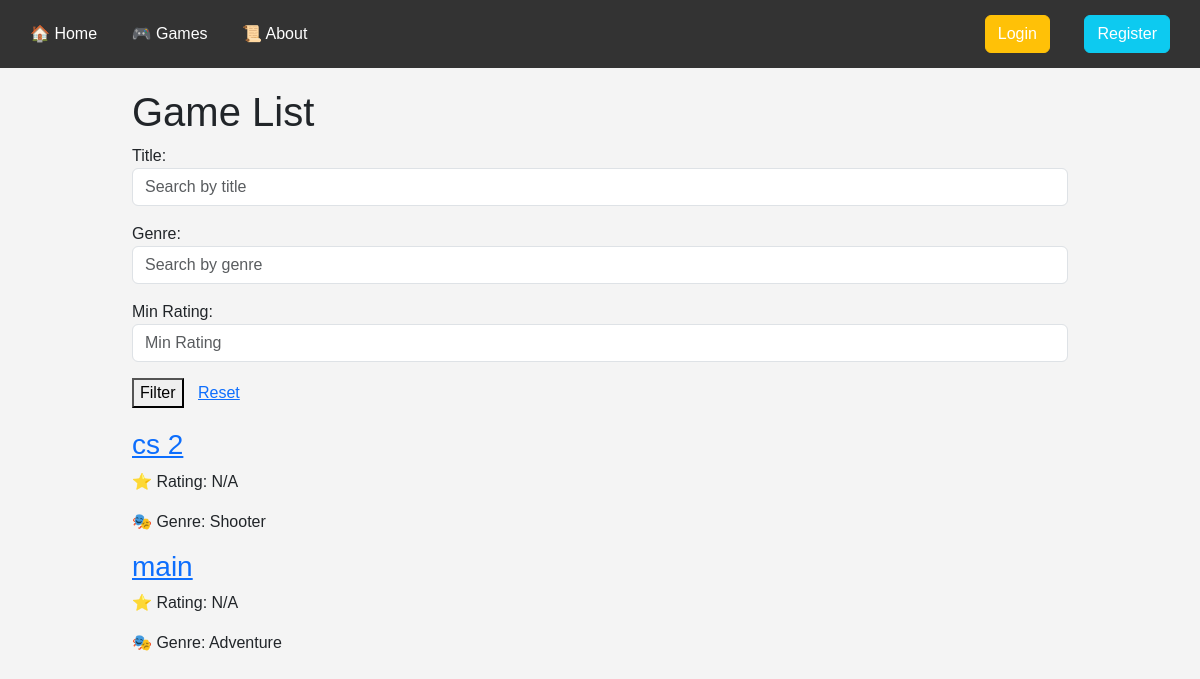
The page /games/ on the database as committed earlier.
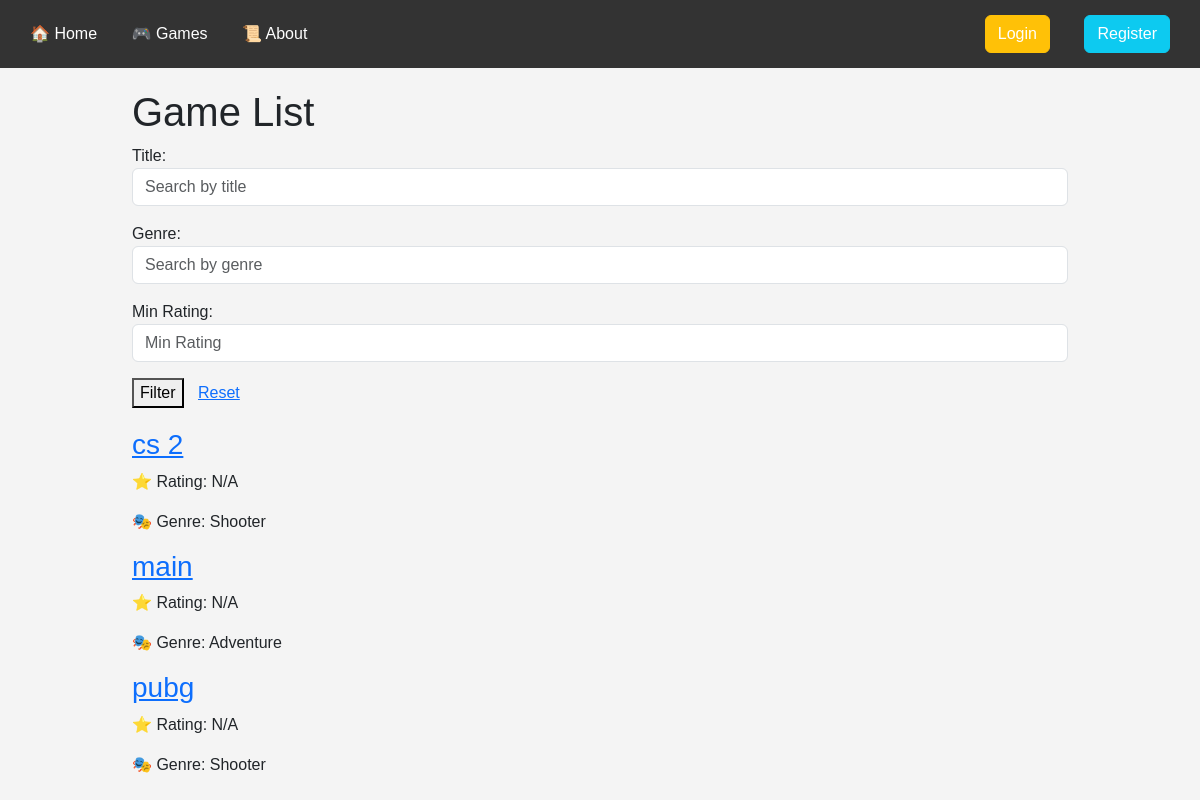
The same page on the database as committed later.
### games/models.py (models this page shows, shortened)
class Game(models.Model):
    title = models.CharField(max_length=255)
    genre = models.CharField(max_length=100)
    release_date = models.DateField()
    image = models.ImageField(upload_to='game_images/', blank=True, null=True)

### games/views.py (the view)
# urls.py: path('games/', views.game_list, name='game_list'),
def game_list(request):
    form = GameFilterForm(request.GET)
    games = Game.objects.all()
    if form.is_valid():
        title_query = form.cleaned_data.get("title")
        genre_query = form.cleaned_data.get("genre")
        if title_query:
            games = games.filter(title__istartswith=title_query)
        if genre_query:
            games = games.filter(genre__icontains=genre_query)
    game_list = []
    for game in games:
        reviews = game.review_set.all()
        game_rating = average_rating([review.rating for review in reviews]) if reviews else None
        number_of_reviews = len(reviews)
        if form.is_valid() and form.cleaned_data.get("min_rating") and game_rating is not None:
            if game_rating < form.cleaned_data["min_rating"]:
                continue
        game_list.append({"game": game, "game_rating": game_rating, "number_of_reviews": number_of_reviews})
    context = {"form": form, "game_list": game_list}
    return render(request, "games/games_list.html", context)

### games/forms.py
class GameFilterForm(forms.Form):
    title = forms.CharField(
        required=False,
        label="Title",
        widget=forms.TextInput(attrs={"placeholder": "Search by title", "class": "form-control"})
    )
    genre = forms.CharField(
        required=False,
        label="Genre",
        widget=forms.TextInput(attrs={"placeholder": "Search by genre", "class": "form-control"})
    )
    min_rating = forms.FloatField(
        required=False,
        label="Min Rating",
        widget=forms.NumberInput(attrs={"step": "0.1", "placeholder": "Min Rating", "class": "form-control"})
    )
    def clean_title(self):
        title = self.cleaned_data.get("title")
        if title and len(title) > 100:
            raise forms.ValidationError("Title must be 100 characters or less.")
        return title
    def clean_genre(self):
        genre = self.cleaned_data.get("genre")
        if genre and re.search(r'\d', genre):
            raise forms.ValidationError("Genre must not contain numbers.")
        return genre

### games/templates/games/games_list.html
{% extends 'base.html' %}
{% block content %}
    <h1>Game List</h1>
    <form method="GET" action="" style="margin-bottom: 20px;">
        {{ form.as_p }}
        <button type="submit">Filter</button>
        <a href="{% url 'game_list' %}" style="margin-left: 10px;">Reset</a>
    </form>
    <div class="games-grid">
        {% for game in game_list %}
            <div class="game-card">
                <a href="{% url 'game_detail' game.game.id %}">
                    <h3>{{ game.game.title }}</h3>
                </a>
                <p>⭐ Rating: {{ game.game_rating|default:"N/A" }}</p>
                <p>🎭 Genre: {{ game.game.genre }}</p>
            </div>
        {% empty %}
            <p>No games available.</p>
        {% endfor %}
    </div>
{% endblock %}

### templates/base.html (shortened to what this page needs)
<!DOCTYPE html>
<html lang="en">
<head>
{% load static %}
<head>
    <link href="https://cdn.jsdelivr.net/npm/bootstrap@5.3.3/dist/css/bootstrap.min.css" rel="stylesheet">
    <link rel="stylesheet" href="{% static 'css/style.css' %}">
</head>
</head>
<body>
    <div class="navbar">
        <div>
            <a href="{% url 'home' %}">🏠 Home</a>
            <a href="{% url 'game_list' %}">🎮 Games</a>
            <a href="{% url 'about' %}">📜 About</a>
        </div>
        <div>
            {% if user.is_authenticated %}
                <a href="{% url 'profile' %}" class="btn btn-primary">Profile</a>
                <a href="{% url 'logout' %}" class="btn btn-danger">Logout</a>
            {% else %}
                <a href="{% url 'login' %}" class="btn btn-warning">Login</a>
                <a href="{% url 'register' %}" class="btn btn-info">Register</a>
            {% endif %}
        </div>
    </div>
    <div class="container">
        {% block content %}{% endblock %}
    </div>
</body>
</html>

### static/css/style.css (style rules this page uses)
body { font-family: Arial, sans-serif; margin: 0; padding: 0; background-color: #f4f4f4; }
.navbar { background-color: #333; padding: 15px; display: flex; justify-content: space-between; align-items: center; }
.navbar a { color: white; text-decoration: none; margin: 0 15px; }
.container { width: 80%; margin: 20px auto; }

Rows that differ between the two databases and show on the page:
added Game: game "pubg", game_rating "N/A", game.genre "Shooter"
